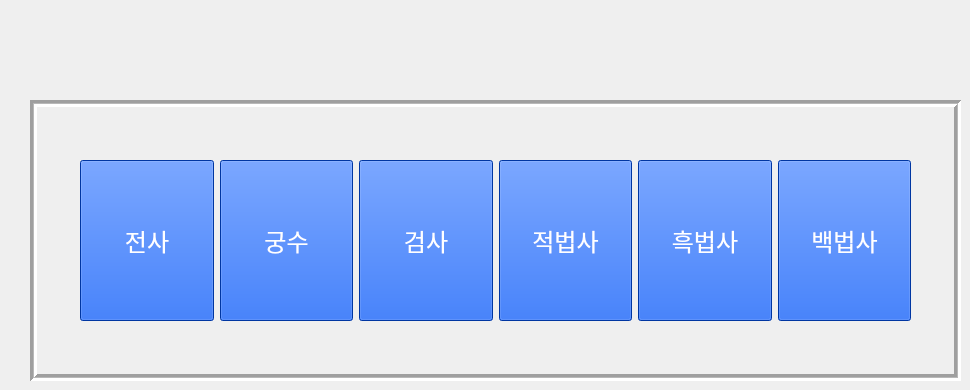
    <widget class="QWidget" name="page_8">
     <widget class="QFrame" name="user_gard_frame">
      <property name="geometry">
       <rect>
        <x>30</x>
        <y>100</y>
        <width>931</width>
        <height>281</height>
       </rect>
      </property>
      <property name="styleSheet">
       <string notr="true"/>
      </property>
      <property name="frameShape">
       <enum>QFrame::Box</enum>
      </property>
      <property name="frameShadow">
       <enum>QFrame::Sunken</enum>
      </property>
      <property name="lineWidth">
       <number>3</number>
      </property>
      <property name="midLineWidth">
       <number>1</number>
      </property>
      <widget class="QLabel" name="label_63">
       <property name="geometry">
        <rect>
         <x>90</x>
         <y>220</y>
         <width>41</width>
         <height>41</height>
        </rect>
       </property>
       <property name="text">
        <string/>
       </property>
       <property name="pixmap">
        <pixmap>../../../../Downloads/Map_tile_119 (1).png</pixmap>
       </property>
       <property name="scaledContents">
        <bool>true</bool>
       </property>
      </widget>
      <widget class="QLabel" name="label_64">
       <property name="geometry">
        <rect>
         <x>130</x>
         <y>220</y>
         <width>41</width>
         <height>41</height>
        </rect>
       </property>
       <property name="text">
        <string/>
       </property>
       <property name="pixmap">
        <pixmap>../../../../Downloads/Map_tile_119 (1).png</pixmap>
       </property>
       <property name="scaledContents">
        <bool>true</bool>
       </property>
      </widget>
      <widget class="QLabel" name="label_65">
       <property name="geometry">
        <rect>
         <x>250</x>
         <y>220</y>
         <width>41</width>
         <height>41</height>
        </rect>
       </property>
       <property name="text">
        <string/>
       </property>
       <property name="pixmap">
        <pixmap>../../../../Downloads/Map_tile_119 (1).png</pixmap>
       </property>
       <property name="scaledContents">
        <bool>true</bool>
       </property>
      </widget>
      <widget class="QLabel" name="label_66">
       <property name="geometry">
        <rect>
         <x>210</x>
         <y>220</y>
         <width>41</width>
         <height>41</height>
        </rect>
       </property>
       <property name="text">
        <string/>
       </property>
       <property name="pixmap">
        <pixmap>../../../../Downloads/Map_tile_119 (1).png</pixmap>
       </property>
       <property name="scaledContents">
        <bool>true</bool>
       </property>
      </widget>
      <widget class="QLabel" name="label_67">
       <property name="geometry">
        <rect>
         <x>170</x>
         <y>220</y>
         <width>41</width>
         <height>41</height>
        </rect>
       </property>
       <property name="text">
        <string/>
       </property>
       <property name="pixmap">
        <pixmap>../../../../Downloads/Map_tile_119 (1).png</pixmap>
       </property>
       <property name="scaledContents">
        <bool>true</bool>
       </property>
      </widget>
      <widget class="QLabel" name="label_68">
       <property name="geometry">
        <rect>
         <x>370</x>
         <y>220</y>
         <width>41</width>
         <height>41</height>
        </rect>
       </property>
       <property name="text">
        <string/>
       </property>
       <property name="pixmap">
        <pixmap>../../../../Downloads/Map_tile_119 (1).png</pixmap>
       </property>
       <property name="scaledContents">
        <bool>true</bool>
       </property>
      </widget>
      <widget class="QLabel" name="label_69">
       <property name="geometry">
        <rect>
         <x>330</x>
         <y>220</y>
         <width>41</width>
         <height>41</height>
        </rect>
       </property>
       <property name="text">
        <string/>
       </property>
       <property name="pixmap">
        <pixmap>../../../../Downloads/Map_tile_119 (1).png</pixmap>
       </property>
       <property name="scaledContents">
        <bool>true</bool>
       </property>
      </widget>
      <widget class="QLabel" name="label_70">
       <property name="geometry">
        <rect>
         <x>290</x>
         <y>220</y>
         <width>41</width>
         <height>41</height>
        </rect>
       </property>
       <property name="text">
        <string/>
       </property>
       <property name="pixmap">
        <pixmap>../../../../Downloads/Map_tile_119 (1).png</pixmap>
       </property>
       <property name="scaledContents">
        <bool>true</bool>
       </property>
      </widget>
      <widget class="QLabel" name="label_71">
       <property name="geometry">
        <rect>
         <x>410</x>
         <y>220</y>
         <width>41</width>
         <height>41</height>
        </rect>
       </property>
       <property name="text">
        <string/>
       </property>
       <property name="pixmap">
        <pixmap>../../../../Downloads/Map_tile_119 (1).png</pixmap>
       </property>
       <property name="scaledContents">
        <bool>true</bool>
       </property>
      </widget>
      <widget class="QLabel" name="label_72">
       <property name="geometry">
        <rect>
         <x>450</x>
         <y>220</y>
         <width>41</width>
         <height>41</height>
        </rect>
       </property>
       <property name="text">
        <string/>
       </property>
       <property name="pixmap">
        <pixmap>../../../../Downloads/Map_tile_119 (1).png</pixmap>
       </property>
       <property name="scaledContents">
        <bool>true</bool>
       </property>
      </widget>
      <widget class="QLabel" name="label_73">
       <property name="geometry">
        <rect>
         <x>330</x>
         <y>0</y>
         <width>41</width>
         <height>41</height>
        </rect>
       </property>
       <property name="text">
        <string/>
       </property>
       <property name="pixmap">
        <pixmap>../../../../Downloads/Map_tile_119 (1).png</pixmap>
       </property>
       <property name="scaledContents">
        <bool>true</bool>
       </property>
      </widget>
      <widget class="QLabel" name="label_74">
       <property name="geometry">
        <rect>
         <x>90</x>
         <y>0</y>
         <width>41</width>
         <height>41</height>
        </rect>
       </property>
       <property name="text">
        <string/>
       </property>
       <property name="pixmap">
        <pixmap>../../../../Downloads/Map_tile_119 (1).png</pixmap>
       </property>
       <property name="scaledContents">
        <bool>true</bool>
       </property>
      </widget>
      <widget class="QLabel" name="label_75">
       <property name="geometry">
        <rect>
         <x>210</x>
         <y>0</y>
         <width>41</width>
         <height>41</height>
        </rect>
       </property>
       <property name="text">
        <string/>
       </property>
       <property name="pixmap">
        <pixmap>../../../../Downloads/Map_tile_119 (1).png</pixmap>
       </property>
       <property name="scaledContents">
        <bool>true</bool>
       </property>
      </widget>
      <widget class="QLabel" name="label_76">
       <property name="geometry">
        <rect>
         <x>170</x>
         <y>0</y>
         <width>41</width>
         <height>41</height>
        </rect>
       </property>
       <property name="text">
        <string/>
       </property>
       <property name="pixmap">
        <pixmap>../../../../Downloads/Map_tile_119 (1).png</pixmap>
       </property>
       <property name="scaledContents">
        <bool>true</bool>
       </property>
      </widget>
      <widget class="QLabel" name="label_77">
       <property name="geometry">
        <rect>
         <x>290</x>
         <y>0</y>
         <width>41</width>
         <height>41</height>
        </rect>
       </property>
       <property name="text">
        <string/>
       </property>
       <property name="pixmap">
        <pixmap>../../../../Downloads/Map_tile_119 (1).png</pixmap>
       </property>
       <property name="scaledContents">
        <bool>true</bool>
       </property>
      </widget>
      <widget class="QLabel" name="label_78">
       <property name="geometry">
        <rect>
         <x>250</x>
         <y>0</y>
         <width>41</width>
         <height>41</height>
        </rect>
       </property>
       <property name="text">
        <string/>
       </property>
       <property name="pixmap">
        <pixmap>../../../../Downloads/Map_tile_119 (1).png</pixmap>
       </property>
       <property name="scaledContents">
        <bool>true</bool>
       </property>
      </widget>
      <widget class="QLabel" name="label_79">
       <property name="geometry">
        <rect>
         <x>410</x>
         <y>0</y>
         <width>41</width>
         <height>41</height>
        </rect>
       </property>
       <property name="text">
        <string/>
       </property>
       <property name="pixmap">
        <pixmap>../../../../Downloads/Map_tile_119 (1).png</pixmap>
       </property>
       <property name="scaledContents">
        <bool>true</bool>
       </property>
      </widget>
      <widget class="QLabel" name="label_80">
       <property name="geometry">
        <rect>
         <x>370</x>
         <y>0</y>
         <width>41</width>
         <height>41</height>
        </rect>
       </property>
       <property name="text">
        <string/>
       </property>
       <property name="pixmap">
        <pixmap>../../../../Downloads/Map_tile_119 (1).png</pixmap>
       </property>
       <property name="scaledContents">
        <bool>true</bool>
       </property>
      </widget>
      <widget class="QLabel" name="label_81">
       <property name="geometry">
        <rect>
         <x>50</x>
         <y>0</y>
         <width>41</width>
         <height>41</height>
        </rect>
       </property>
       <property name="text">
        <string/>
       </property>
       <property name="pixmap">
        <pixmap>../../../../Downloads/Map_tile_119 (1).png</pixmap>
       </property>
       <property name="scaledContents">
        <bool>true</bool>
       </property>
      </widget>
      <widget class="QLabel" name="label_82">
       <property name="geometry">
        <rect>
         <x>130</x>
         <y>0</y>
         <width>41</width>
         <height>41</height>
        </rect>
       </property>
       <property name="text">
        <string/>
       </property>
       <property name="pixmap">
        <pixmap>../../../../Downloads/Map_tile_119 (1).png</pixmap>
       </property>
       <property name="scaledContents">
        <bool>true</bool>
       </property>
      </widget>
      <widget class="QLabel" name="label_83">
       <property name="geometry">
        <rect>
         <x>10</x>
         <y>20</y>
         <width>41</width>
         <height>41</height>
        </rect>
       </property>
       <property name="text">
        <string/>
       </property>
       <property name="pixmap">
        <pixmap>../../../../Downloads/Map_tile_94.png</pixmap>
       </property>
       <property name="scaledContents">
        <bool>true</bool>
       </property>
      </widget>
      <widget class="QLabel" name="label_84">
       <property name="geometry">
        <rect>
         <x>880</x>
         <y>20</y>
         <width>41</width>
         <height>41</height>
        </rect>
       </property>
       <property name="text">
        <string/>
       </property>
       <property name="pixmap">
        <pixmap>../../../../Downloads/Map_tile_96.png</pixmap>
       </property>
       <property name="scaledContents">
        <bool>true</bool>
       </property>
      </widget>
      <widget class="QLabel" name="label_87">
       <property name="geometry">
        <rect>
         <x>530</x>
         <y>0</y>
         <width>41</width>
         <height>41</height>
        </rect>
       </property>
       <property name="text">
        <string/>
       </property>
       <property name="pixmap">
        <pixmap>../../../../Downloads/Map_tile_119 (1).png</pixmap>
       </property>
       <property name="scaledContents">
        <bool>true</bool>
       </property>
      </widget>
      <widget class="QLabel" name="label_88">
       <property name="geometry">
        <rect>
         <x>570</x>
         <y>0</y>
         <width>41</width>
         <height>41</height>
        </rect>
       </property>
       <property name="text">
        <string/>
       </property>
       <property name="pixmap">
        <pixmap>../../../../Downloads/Map_tile_119 (1).png</pixmap>
       </property>
       <property name="scaledContents">
        <bool>true</bool>
       </property>
      </widget>
      <widget class="QLabel" name="label_89">
       <property name="geometry">
        <rect>
         <x>450</x>
         <y>0</y>
         <width>41</width>
         <height>41</height>
        </rect>
       </property>
       <property name="text">
        <string/>
       </property>
       <property name="pixmap">
        <pixmap>../../../../Downloads/Map_tile_119 (1).png</pixmap>
       </property>
       <property name="scaledContents">
        <bool>true</bool>
       </property>
      </widget>
      <widget class="QLabel" name="label_90">
       <property name="geometry">
        <rect>
         <x>610</x>
         <y>0</y>
         <width>41</width>
         <height>41</height>
        </rect>
       </property>
       <property name="text">
        <string/>
       </property>
       <property name="pixmap">
        <pixmap>../../../../Downloads/Map_tile_119 (1).png</pixmap>
       </property>
       <property name="scaledContents">
        <bool>true</bool>
       </property>
      </widget>
      <widget class="QLabel" name="label_91">
       <property name="geometry">
        <rect>
         <x>650</x>
         <y>0</y>
         <width>41</width>
         <height>41</height>
        </rect>
       </property>
       <property name="text">
        <string/>
       </property>
       <property name="pixmap">
        <pixmap>../../../../Downloads/Map_tile_119 (1).png</pixmap>
       </property>
       <property name="scaledContents">
        <bool>true</bool>
       </property>
      </widget>
      <widget class="QLabel" name="label_92">
       <property name="geometry">
        <rect>
         <x>490</x>
         <y>0</y>
         <width>41</width>
         <height>41</height>
        </rect>
       </property>
       <property name="text">
        <string/>
       </property>
       <property name="pixmap">
        <pixmap>../../../../Downloads/Map_tile_119 (1).png</pixmap>
       </property>
       <property name="scaledContents">
        <bool>true</bool>
       </property>
      </widget>
      <widget class="QLabel" name="label_93">
       <property name="geometry">
        <rect>
         <x>690</x>
         <y>0</y>
         <width>41</width>
         <height>41</height>
        </rect>
       </property>
       <property name="text">
        <string/>
       </property>
       <property name="pixmap">
        <pixmap>../../../../Downloads/Map_tile_119 (1).png</pixmap>
       </property>
       <property name="scaledContents">
        <bool>true</bool>
       </property>
      </widget>
      <widget class="QLabel" name="label_94">
       <property name="geometry">
        <rect>
         <x>730</x>
         <y>0</y>
         <width>41</width>
         <height>41</height>
        </rect>
       </property>
       <property name="text">
        <string/>
       </property>
       <property name="pixmap">
        <pixmap>../../../../Downloads/Map_tile_119 (1).png</pixmap>
       </property>
       <property name="scaledContents">
        <bool>true</bool>
       </property>
      </widget>
      <widget class="QLabel" name="label_95">
       <property name="geometry">
        <rect>
         <x>770</x>
         <y>0</y>
         <width>41</width>
         <height>41</height>
        </rect>
       </property>
       <property name="text">
        <string/>
       </property>
       <property name="pixmap">
        <pixmap>../../../../Downloads/Map_tile_119 (1).png</pixmap>
       </property>
       <property name="scaledContents">
        <bool>true</bool>
       </property>
      </widget>
      <widget class="QLabel" name="label_96">
       <property name="geometry">
        <rect>
         <x>810</x>
         <y>0</y>
         <width>41</width>
         <height>41</height>
        </rect>
       </property>
       <property name="text">
        <string/>
       </property>
       <property name="pixmap">
        <pixmap>../../../../Downloads/Map_tile_119 (1).png</pixmap>
       </property>
       <property name="scaledContents">
        <bool>true</bool>
       </property>
      </widget>
      <widget class="QLabel" name="label_97">
       <property name="geometry">
        <rect>
         <x>840</x>
         <y>0</y>
         <width>41</width>
         <height>41</height>
        </rect>
       </property>
       <property name="text">
        <string/>
       </property>
       <property name="pixmap">
        <pixmap>../../../../Downloads/Map_tile_119 (1).png</pixmap>
       </property>
       <property name="scaledContents">
        <bool>true</bool>
       </property>
      </widget>
      <widget class="QLabel" name="label_98">
       <property name="geometry">
        <rect>
         <x>10</x>
         <y>60</y>
         <width>41</width>
         <height>41</height>
        </rect>
       </property>
       <property name="text">
        <string/>
       </property>
       <property name="pixmap">
        <pixmap>../../../../Downloads/Map_tile_106.png</pixmap>
       </property>
       <property name="scaledContents">
        <bool>true</bool>
       </property>
      </widget>
      <widget class="QLabel" name="label_99">
       <property name="geometry">
        <rect>
         <x>10</x>
         <y>100</y>
         <width>41</width>
         <height>41</height>
        </rect>
       </property>
       <property name="text">
        <string/>
       </property>
       <property name="pixmap">
        <pixmap>../../../../Downloads/Map_tile_106.png</pixmap>
       </property>
       <property name="scaledContents">
        <bool>true</bool>
       </property>
      </widget>
      <widget class="QLabel" name="label_100">
       <property name="geometry">
        <rect>
         <x>10</x>
         <y>140</y>
         <width>41</width>
         <height>41</height>
        </rect>
       </property>
       <property name="text">
        <string/>
       </property>
       <property name="pixmap">
        <pixmap>../../../../Downloads/Map_tile_106.png</pixmap>
       </property>
       <property name="scaledContents">
        <bool>true</bool>
       </property>
      </widget>
      <widget class="QLabel" name="label_101">
       <property name="geometry">
        <rect>
         <x>10</x>
         <y>180</y>
         <width>41</width>
         <height>41</height>
        </rect>
       </property>
       <property name="text">
        <string/>
       </property>
       <property name="pixmap">
        <pixmap>../../../../Downloads/Map_tile_106.png</pixmap>
       </property>
       <property name="scaledContents">
        <bool>true</bool>
       </property>
      </widget>
      <widget class="QLabel" name="label_102">
       <property name="geometry">
        <rect>
         <x>810</x>
         <y>220</y>
         <width>41</width>
         <height>41</height>
        </rect>
       </property>
       <property name="text">
        <string/>
       </property>
       <property name="pixmap">
        <pixmap>../../../../Downloads/Map_tile_119 (1).png</pixmap>
       </property>
       <property name="scaledContents">
        <bool>true</bool>
       </property>
      </widget>
      <widget class="QLabel" name="label_103">
       <property name="geometry">
        <rect>
         <x>570</x>
         <y>220</y>
         <width>41</width>
         <height>41</height>
        </rect>
       </property>
       <property name="text">
        <string/>
       </property>
       <property name="pixmap">
        <pixmap>../../../../Downloads/Map_tile_119 (1).png</pixmap>
       </property>
       <property name="scaledContents">
        <bool>true</bool>
       </property>
      </widget>
      <widget class="QLabel" name="label_104">
       <property name="geometry">
        <rect>
         <x>690</x>
         <y>220</y>
         <width>41</width>
         <height>41</height>
        </rect>
       </property>
       <property name="text">
        <string/>
       </property>
       <property name="pixmap">
        <pixmap>../../../../Downloads/Map_tile_119 (1).png</pixmap>
       </property>
       <property name="scaledContents">
        <bool>true</bool>
       </property>
      </widget>
      <widget class="QLabel" name="label_105">
       <property name="geometry">
        <rect>
         <x>490</x>
         <y>220</y>
         <width>41</width>
         <height>41</height>
        </rect>
       </property>
       <property name="text">
        <string/>
       </property>
       <property name="pixmap">
        <pixmap>../../../../Downloads/Map_tile_119 (1).png</pixmap>
       </property>
       <property name="scaledContents">
        <bool>true</bool>
       </property>
      </widget>
      <widget class="QLabel" name="label_106">
       <property name="geometry">
        <rect>
         <x>650</x>
         <y>220</y>
         <width>41</width>
         <height>41</height>
        </rect>
       </property>
       <property name="text">
        <string/>
       </property>
       <property name="pixmap">
        <pixmap>../../../../Downloads/Map_tile_119 (1).png</pixmap>
       </property>
       <property name="scaledContents">
        <bool>true</bool>
       </property>
      </widget>
      <widget class="QLabel" name="label_107">
       <property name="geometry">
        <rect>
         <x>770</x>
         <y>220</y>
         <width>41</width>
         <height>41</height>
        </rect>
       </property>
       <property name="text">
        <string/>
       </property>
       <property name="pixmap">
        <pixmap>../../../../Downloads/Map_tile_119 (1).png</pixmap>
       </property>
       <property name="scaledContents">
        <bool>true</bool>
       </property>
      </widget>
      <widget class="QLabel" name="label_108">
       <property name="geometry">
        <rect>
         <x>730</x>
         <y>220</y>
         <width>41</width>
         <height>41</height>
        </rect>
       </property>
       <property name="text">
        <string/>
       </property>
       <property name="pixmap">
        <pixmap>../../../../Downloads/Map_tile_119 (1).png</pixmap>
       </property>
       <property name="scaledContents">
        <bool>true</bool>
       </property>
      </widget>
      <widget class="QLabel" name="label_111">
       <property name="geometry">
        <rect>
         <x>530</x>
         <y>220</y>
         <width>41</width>
         <height>41</height>
        </rect>
       </property>
       <property name="text">
        <string/>
       </property>
       <property name="pixmap">
        <pixmap>../../../../Downloads/Map_tile_119 (1).png</pixmap>
       </property>
       <property name="scaledContents">
        <bool>true</bool>
       </property>
      </widget>
      <widget class="QLabel" name="label_112">
       <property name="geometry">
        <rect>
         <x>610</x>
         <y>220</y>
         <width>41</width>
         <height>41</height>
        </rect>
       </property>
       <property name="text">
        <string/>
       </property>
       <property name="pixmap">
        <pixmap>../../../../Downloads/Map_tile_119 (1).png</pixmap>
       </property>
       <property name="scaledContents">
        <bool>true</bool>
       </property>
      </widget>
      <widget class="QLabel" name="label_109">
       <property name="geometry">
        <rect>
         <x>880</x>
         <y>100</y>
         <width>41</width>
         <height>41</height>
        </rect>
       </property>
       <property name="text">
        <string/>
       </property>
       <property name="pixmap">
        <pixmap>../../../../Downloads/Map_tile_108.png</pixmap>
       </property>
       <property name="scaledContents">
        <bool>true</bool>
       </property>
       <property name="alignment">
        <set>Qt::AlignJustify|Qt::AlignVCenter</set>
       </property>
      </widget>
      <widget class="QLabel" name="label_113">
       <property name="geometry">
        <rect>
         <x>880</x>
         <y>180</y>
         <width>41</width>
         <height>41</height>
        </rect>
       </property>
       <property name="text">
        <string/>
       </property>
       <property name="pixmap">
        <pixmap>../../../../Downloads/Map_tile_108.png</pixmap>
       </property>
       <property name="scaledContents">
        <bool>true</bool>
       </property>
       <property name="alignment">
        <set>Qt::AlignJustify|Qt::AlignVCenter</set>
       </property>
      </widget>
      <widget class="QLabel" name="label_114">
       <property name="geometry">
        <rect>
         <x>880</x>
         <y>140</y>
         <width>41</width>
         <height>41</height>
        </rect>
       </property>
       <property name="text">
        <string/>
       </property>
       <property name="pixmap">
        <pixmap>../../../../Downloads/Map_tile_108.png</pixmap>
       </property>
       <property name="scaledContents">
        <bool>true</bool>
       </property>
       <property name="alignment">
        <set>Qt::AlignJustify|Qt::AlignVCenter</set>
       </property>
      </widget>
      <widget class="QLabel" name="label_115">
       <property name="geometry">
        <rect>
         <x>880</x>
         <y>60</y>
         <width>41</width>
         <height>41</height>
        </rect>
       </property>
       <property name="text">
        <string/>
       </property>
       <property name="pixmap">
        <pixmap>../../../../Downloads/Map_tile_108.png</pixmap>
       </property>
       <property name="scaledContents">
        <bool>true</bool>
       </property>
       <property name="alignment">
        <set>Qt::AlignJustify|Qt::AlignVCenter</set>
       </property>
      </widget>
      <widget class="QWidget" name="layoutWidget_2">
       <property name="geometry">
        <rect>
         <x>50</x>
         <y>60</y>
         <width>831</width>
         <height>161</height>
        </rect>
       </property>
       <layout class="QHBoxLayout" name="horizontalLayout">
        <item>
         <widget class="QPushButton" name="warrior">
          <property name="sizePolicy">
           <sizepolicy hsizetype="Expanding" vsizetype="Expanding">
            <horstretch>0</horstretch>
            <verstretch>0</verstretch>
           </sizepolicy>
          </property>
          <property name="font">
           <font>
            <family>Rix이누아리두리 Regular</family>
            <pointsize>18</pointsize>
           </font>
          </property>
          <property name="styleSheet">
           <string notr="true">background-color: rgb(0, 75, 227);
color:white;</string>
          </property>
          <property name="text">
           <string>전사</string>
          </property>
         </widget>
        </item>
        <item>
         <widget class="QPushButton" name="archer">
          <property name="sizePolicy">
           <sizepolicy hsizetype="Expanding" vsizetype="Expanding">
            <horstretch>0</horstretch>
            <verstretch>0</verstretch>
           </sizepolicy>
          </property>
          <property name="font">
           <font>
            <family>Rix이누아리두리 Regular</family>
            <pointsize>18</pointsize>
           </font>
          </property>
          <property name="styleSheet">
           <string notr="true">background-color: rgb(0, 75, 227);
color:white;</string>
          </property>
          <property name="text">
           <string>궁수</string>
          </property>
         </widget>
        </item>
        <item>
         <widget class="QPushButton" name="swordsman">
          <property name="sizePolicy">
           <sizepolicy hsizetype="Expanding" vsizetype="Expanding">
            <horstretch>0</horstretch>
            <verstretch>0</verstretch>
           </sizepolicy>
          </property>
          <property name="font">
           <font>
            <family>Rix이누아리두리 Regular</family>
            <pointsize>18</pointsize>
           </font>
          </property>
          <property name="styleSheet">
           <string notr="true">background-color: rgb(0, 75, 227);
color:white;</string>
          </property>
          <property name="text">
           <string>검사</string>
          </property>
         </widget>
        </item>
        <item>
         <widget class="QPushButton" name="red_wizard">
          <property name="sizePolicy">
           <sizepolicy hsizetype="Expanding" vsizetype="Expanding">
            <horstretch>0</horstretch>
            <verstretch>0</verstretch>
           </sizepolicy>
          </property>
          <property name="font">
           <font>
            <family>Rix이누아리두리 Regular</family>
            <pointsize>18</pointsize>
           </font>
          </property>
          <property name="styleSheet">
           <string notr="true">background-color: rgb(0, 75, 227);
color:white;</string>
          </property>
          <property name="text">
           <string>적법사</string>
          </property>
         </widget>
        </item>
        <item>
         <widget class="QPushButton" name="black_wizard">
          <property name="sizePolicy">
           <sizepolicy hsizetype="Expanding" vsizetype="Expanding">
            <horstretch>0</horstretch>
            <verstretch>0</verstretch>
           </sizepolicy>
          </property>
          <property name="font">
           <font>
            <family>Rix이누아리두리 Regular</family>
            <pointsize>18</pointsize>
           </font>
          </property>
          <property name="styleSheet">
           <string notr="true">background-color: rgb(0, 75, 227);
color:white;</string>
          </property>
          <property name="text">
           <string>흑법사</string>
          </property>
         </widget>
        </item>
        <item>
         <widget class="QPushButton" name="white_wizard">
          <property name="sizePolicy">
           <sizepolicy hsizetype="Expanding" vsizetype="Expanding">
            <horstretch>0</horstretch>
            <verstretch>0</verstretch>
           </sizepolicy>
          </property>
          <property name="font">
           <font>
            <family>Rix이누아리두리 Regular</family>
            <pointsize>18</pointsize>
           </font>
          </property>
          <property name="styleSheet">
           <string notr="true">background-color: rgb(0, 75, 227);
color:white;</string>
          </property>
          <property name="text">
           <string>백법사</string>
          </property>
         </widget>
        </item>
       </layout>
      </widget>
      <widget class="QLabel" name="label_110">
       <property name="geometry">
        <rect>
         <x>850</x>
         <y>220</y>
         <width>41</width>
         <height>41</height>
        </rect>
       </property>
       <property name="text">
        <string/>
       </property>
       <property name="pixmap">
        <pixmap>../../../../Downloads/Map_tile_119 (1).png</pixmap>
       </property>
       <property name="scaledContents">
        <bool>true</bool>
       </property>
      </widget>
      <widget class="QLabel" name="label_116">
       <property name="geometry">
        <rect>
         <x>50</x>
         <y>220</y>
         <width>41</width>
         <height>41</height>
        </rect>
       </property>
       <property name="text">
        <string/>
       </property>
       <property name="pixmap">
        <pixmap>../../../../Downloads/Map_tile_119 (1).png</pixmap>
       </property>
       <property name="scaledContents">
        <bool>true</bool>
       </property>
      </widget>
      <widget class="QLabel" name="label_117">
       <property name="geometry">
        <rect>
         <x>10</x>
         <y>220</y>
         <width>41</width>
         <height>41</height>
        </rect>
       </property>
       <property name="text">
        <string/>
       </property>
       <property name="pixmap">
        <pixmap>../../../../Downloads/Map_tile_118.png</pixmap>
       </property>
       <property name="scaledContents">
        <bool>true</bool>
       </property>
      </widget>
      <widget class="QLabel" name="label_118">
       <property name="geometry">
        <rect>
         <x>890</x>
         <y>220</y>
         <width>31</width>
         <height>41</height>
        </rect>
       </property>
       <property name="text">
        <string/>
       </property>
       <property name="pixmap">
        <pixmap>../../../../Downloads/Map_tile_120.png</pixmap>
       </property>
       <property name="scaledContents">
        <bool>true</bool>
       </property>
      </widget>
     </widget>
    </widget>
